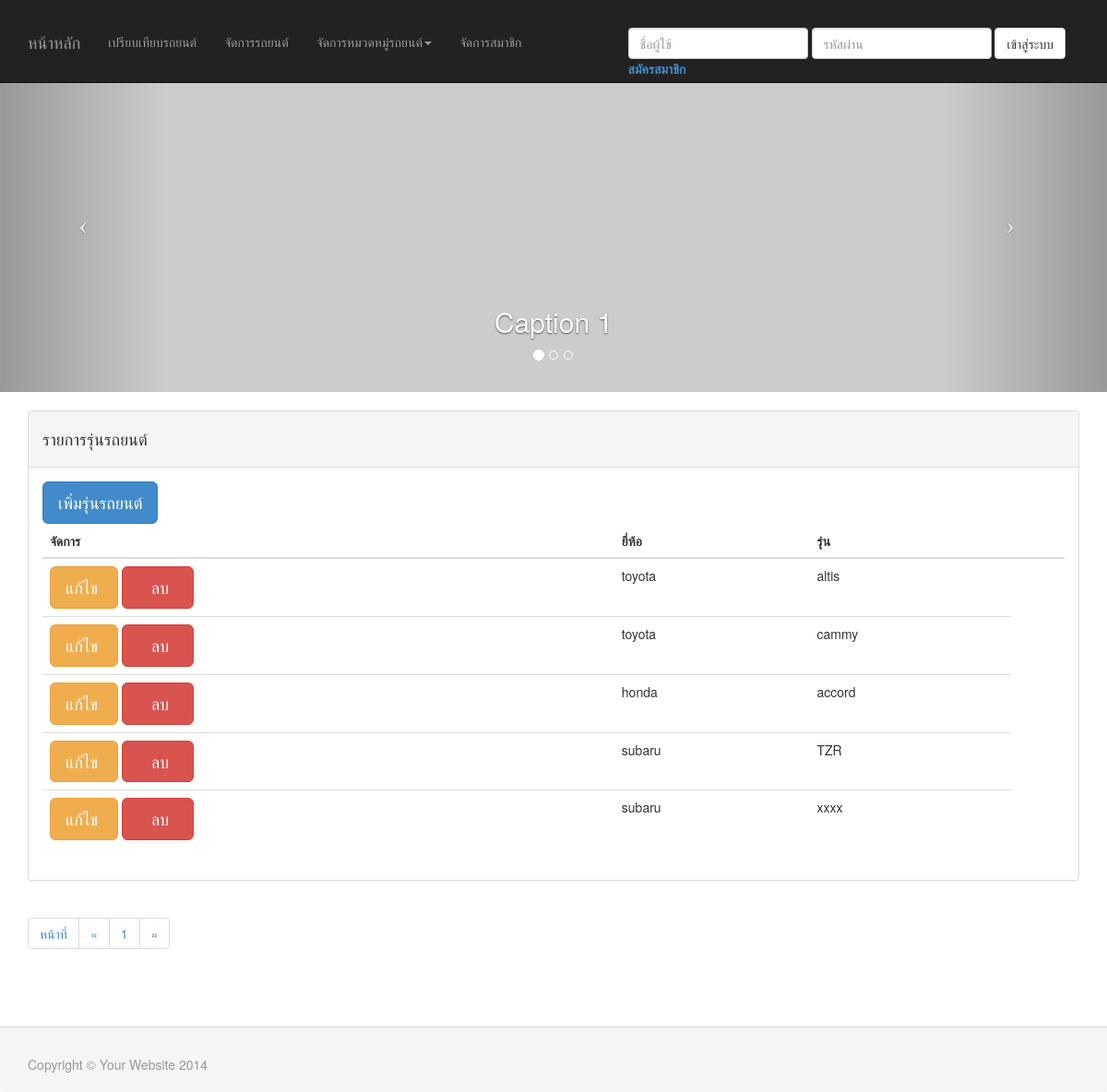
The app's page /car/ManageModel.php, older data.
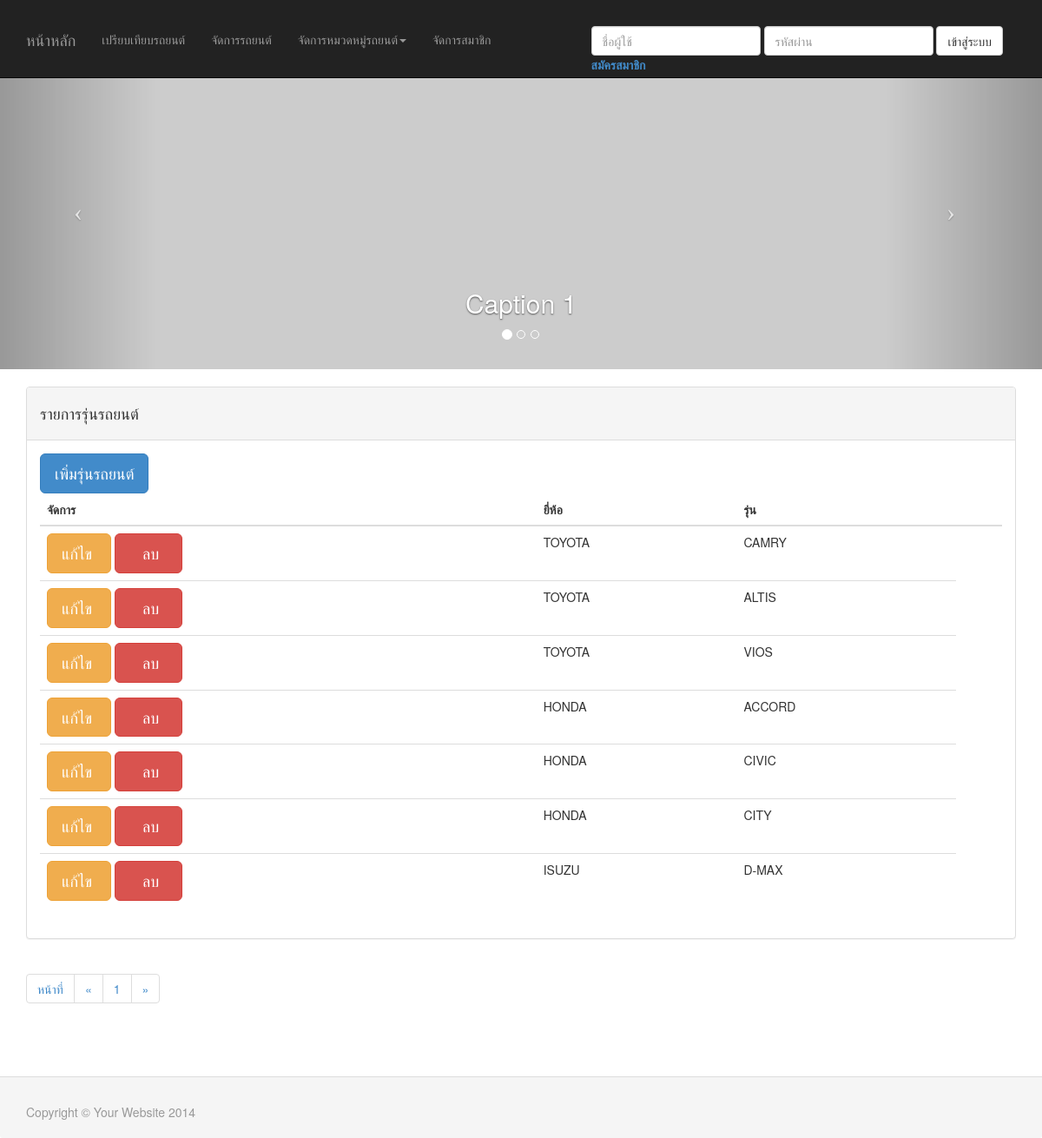
The same page, newer data.
### tables this page shows
CREATE TABLE IF NOT EXISTS `carmodel` (
  `id` int(10) unsigned NOT NULL AUTO_INCREMENT,
  `name` varchar(255) DEFAULT NULL,
  `brand_id` int(11) NOT NULL,
  PRIMARY KEY (`id`),
  KEY `brand_id` (`brand_id`),
  KEY `brand_id_2` (`brand_id`)
);

CREATE TABLE IF NOT EXISTS `carbrand` (
  `id` int(10) unsigned NOT NULL AUTO_INCREMENT,
  `name` varchar(255) DEFAULT NULL,
  PRIMARY KEY (`id`)
);

### car/src/class/Database.php (called while the page is built, shortened)
<?php
class Database {
	private $host;
	private $username;
	private $password;
	function __construct() {
		$this->host = 'localhost';
		$this->username = 'root';
		$this->password = '';
		$this->db = 'project';
	}
	function query($StrQuery) {
		$result = mysql_query( $StrQuery );
		return $result;
	}
	function connectDB() {
		$con = mysql_connect( $this->host, $this->username, $this->password ) or die("can't to connect");
		return $con;
	}
}
?>

### car/src/class/ManageModelCar.php (called while the page is built, shortened)
<?php
include_once 'Database.php';
class ManageModelCar {
    private $objDB;
    private $NUM_ROWS;
    private $PAGE_SIZE;
    function __construct() {
        $this->objDB = new Database ();
    }
    function getModelAllPaging($pageSize, $page) {
        $this->PAGE_SIZE = $pageSize;
        $lim_start = (($page - 1) * $pageSize);
        $lim_end = $lim_start + $pageSize;
        $limit = "limit " . $lim_start . ", " . $lim_end;
        $str = "select cm.id, cm.name, cb.id as brand_id, cb.name as brand_name from carmodel cm
                left join carbrand cb on cm.brand_id=cb.id ";
        $this->NUM_ROWS = mysql_num_rows($this->objDB->query($str));
        $rs = $this->objDB->query($str . $limit);
        $arrayIterator = new ArrayIterator();
        while ($row = mysql_fetch_object($rs)) {
            $arrayIterator->append($row);
        }
        return $arrayIterator;
    }
    function getPageing() {
        return ceil($this->NUM_ROWS / $this->PAGE_SIZE);
    }
}
?>

### car/ManageModel.php (the view, shortened to what this page needs)
<?php
include 'src/class/ManageModelCar.php';
$objModelCar = new ManageModelCar();
$pageSize = 10;
$currentPage = 1;
?>
<!DOCTYPE html>
<html lang="en">
    <head>
        <?php include 'includes.php' ?>
    </head>
    <body>
        <?php include 'header.php'; ?>
        <div class="container">
            <div class="row clearfix">
                <div class="col-md-12 column">
                    <div class=" panel panel-default">
                        <div class="panel-heading">
                            <h4>รายการรุ่นรถยนต์</h4>
                        </div>
                        <div class="panel-body">
                            <a href="addCarModel.php"><button type="button"
                               class="btn btn-primary btn-lg">เพิ่มรุ่นรถยนต์</button></a>
                            <table class="table .table-bordered">
                                <thead>
                                    <tr>
                                        <th>จัดการ</th>
                                        <th>ยี่ห้อ</th>
                                        <th>รุ่น<th>
                                    </tr>
                                </thead>
                                <tbody>
                                    <?php
                                    $arrModel = $objModelCar->getModelAllPaging($pageSize, $currentPage);
                                    foreach ($arrModel as $row) {
                                        ?>
                                        <tr>
                                            <td>
                                                <a href="editCarModel.php?id=<?php echo $row->id; ?>"<button type="button" class="btn btn-warning btn-lg">แก้ไข&nbsp;</button></a>
                                                <a href="?delete=true&id=<?php echo $row->id; ?>"><button type="button" class="btn btn-danger btn-lg">&nbsp;&nbsp;&nbsp;ลบ&nbsp;&nbsp;</button></a>
                                            </td>
                                            <td><?php echo $row->brand_name; ?></td>
                                            <td><?php echo $row->name; ?></td>
                                        </tr>
                                    <?php } ?>
                                </tbody>
                            </table>
                        </div>
                    </div>
                    <nav>
                        <ul class="pagination">
                            <li><a>หน้าที่</a></li>
                            <?php $pages = $objModelCar->getPageing(); ?>
                            <li><a href="ManageModel.php?page=<?= ($currentPage - 1) < 1 ? 1 : ($currentPage - 1) ?>"><span aria-hidden="true">&laquo;</span><span class="sr-only">Previous</span></a></li>
                            <?php
                            for ($i = 1; $i <= $pages; $i++) {
                                ?>
                                <li><a href="ManageModel.php?page=<?= $i ?>"><?= $i ?></a></li>
                                <?php
                            }
                            ?>
                            <li><a href="ManageModel.php?page=<?= ($currentPage + 1) > $pages ? $currentPage : ($currentPage + 1) ?>"><span aria-hidden="true">&raquo;</span><span class="sr-only">Next</span></a></li>
                        </ul>
                    </nav>
                </div>
            </div>
        </div>
        <?php include 'footer.php'; ?>
    </body>
</html>

Row changes from the older to the newer data that the page shows:
changed carmodel: carbrand.name "toyota" → "TOYOTA"; name "altis" → "CAMRY"
changed carmodel: carbrand.name "toyota" → "TOYOTA"; name "cammy" → "ALTIS"
changed carmodel: carbrand.name "honda" → "TOYOTA"; name "accord" → "VIOS"
changed carmodel: carbrand.name "subaru" → "HONDA"; name "TZR" → "ACCORD"
changed carmodel: carbrand.name "subaru" → "HONDA"; name "xxxx" → "CIVIC"
added carmodel: carbrand.name "HONDA", name "CITY"
added carmodel: carbrand.name "ISUZU", name "D-MAX"
